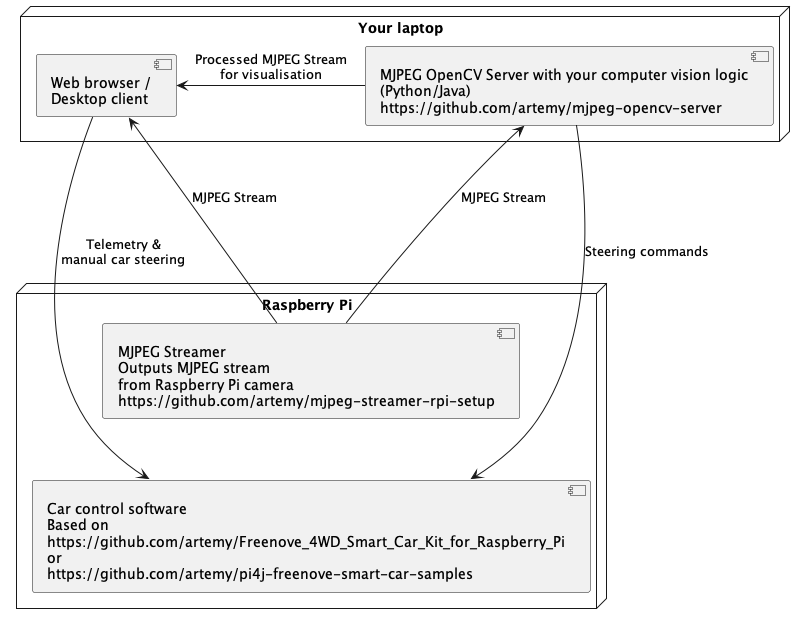
#> input picture setup.png, 805 x 624 px
$ python -i main.py   (imports and definitions only)
#> lines starting #> are read from the running program, lines starting #| are printed output that depends on the picture; after the words box and inside, x2 and y2 are one past the last pixel; in counts of white or black regions, pixels touching at a corner belong together
### mjpeg-opencv-server-python/control.py
from threading import Thread
import time
import requests


class Control:

    def __init__(self, server_url):
        self.server_url = server_url
        self.command = None
        self.command_thread = Thread(target=self.send_command)
        self.command_thread.start()

    def get_sensor_data(self):
        resp = requests.get(url=f'{self.server_url}/sensors')
        return resp.json()

    def set_motors(self, fl, rl, fr, rr):
        data = {'front_left': fl,
                'rear_left': rl,
                'front_right': fr,
                'rear_right': rr}

        self.command = ('motor',data)


    def send_command(self):
        while True:
            try:
                if self.command is not None:
                    resp = requests.post(url=f'{self.server_url}/{self.command[0]}', json=self.command[1])
                    if resp.status_code != 204:
                        print(resp.text)
                    self.command = None
            except:
                pass
            time.sleep(0.1)

### mjpeg-opencv-server-python/main.py
#!/usr/bin/python3
from control import Control
import socketserver
import time
from http.server import BaseHTTPRequestHandler, ThreadingHTTPServer

import cv2
from PIL import Image
import numpy as np
import math


REMOTE_MJPEG_URL = 'http://monsters.local:8000/?action=stream'
REMOTE_CONTROL_URL = 'http://monsters.local:5000'
control = Control(REMOTE_CONTROL_URL)


def correct_img(img):
    img_transf = cv2.cvtColor(img, cv2.COLOR_BGR2HSV)
    img_transf[:, :, 2] = cv2.equalizeHist(img_transf[:, :, 2])
    # [9 lines of commented-out code are left out]
    img = cv2.cvtColor(img_transf, cv2.COLOR_HSV2BGR)
    # [6 lines of commented-out code are left out]
    kernel_size = 5
    grayscale = cv2.cvtColor(img, cv2.COLOR_BGR2GRAY)
    img = cv2.medianBlur(grayscale, kernel_size, 0)

    return img


def detect_edges(img):
    low_t = 180
    high_t = 220
    edges = cv2.Canny(img, low_t, high_t)
    kernel = cv2.getStructuringElement(cv2.MORPH_ELLIPSE, (9, 9))
    dilated = cv2.dilate(edges, kernel, iterations=2)
    dilated = cv2.erode(dilated, kernel, iterations=2)

    return dilated


def mask(img):
    height = img.shape[0]
    width = img.shape[1] - 10
    vertices = np.array([[(-400, height), (100, 150), (300, 150),
                         (width+400, height)]], dtype=np.int32)
    mask = np.zeros_like(img)
    cv2.fillPoly(mask, vertices, 255)
    return cv2.bitwise_and(img, img, mask=mask)


def draw_lines(img, lines, color=[255, 0, 0], thickness=7):
    if lines is None:
        return
    for x1, y1, x2, y2 in lines:
        cv2.line(img, (x1, y1), (x2, y2), color, thickness)


def detect_lines(img):
    rho = 2
    theta = np.pi / 180
    threshold = 100
    min_line_len = 60
    max_line_gap = 20
    lines = cv2.HoughLinesP(img, rho, theta, threshold, np.array(
        []), minLineLength=min_line_len, maxLineGap=max_line_gap)
    left_line = None
    right_line = None
    if lines is not None:
        accepted_range_low = math.tan(math.pi/180*10)
        accepted_range_high = math.tan(math.pi/180*80)
        lines_collection = list(map(lambda x: (x[0],
                                               (x[0][1] - x[0][3]) /
                                               (x[0][0]-x[0][2]),
                                               math.sqrt(
            math.pow(x[0][1] - x[0][3], 2) + math.pow(x[0][0]-x[0][2], 2))), lines))
        lines_collection = list(filter(lambda x: (abs(x[1]) > accepted_range_low and
                                                  abs(x[1]) < accepted_range_high), lines_collection))
        left_lines = list(filter(lambda x: x[1] < 0 and (
            x[0][0] < 200 or x[0][2] < 200), lines_collection))
        right_lines = list(filter(lambda x:  x[1] > 0 and (
            x[0][0] > 200 or x[0][2] > 200), lines_collection))
        if any(left_lines):
            left_line = max(left_lines, key=lambda x: x[2])
        if any(right_lines):
            right_line = min(right_lines, key=lambda x: x[2])

    if left_line is None:
        left_line = ((0, 0, 0, img.shape[0]), 0)
    if right_line is None:
        right_line = ((img.shape[1], 0, img.shape[1], img.shape[0]), 0)
    return [left_line[0], right_line[0]]


def line_intersection(line1, line2):
    xdiff = (line1[0][0] - line1[1][0], line2[0][0] - line2[1][0])
    ydiff = (line1[0][1] - line1[1][1], line2[0][1] - line2[1][1])

    def det(a, b):
        return a[0] * b[1] - a[1] * b[0]

    div = det(xdiff, ydiff)
    if div == 0:
        return None

    d = (det(*line1), det(*line2))
    x = det(d, xdiff) / div
    y = det(d, ydiff) / div
    return x, y


def act(lines):
    left_line = lines[0]
    right_line = lines[1]
    # sensor = control.get_sensor_data()
    # print(sensor)
    int = line_intersection(((left_line[0], left_line[1]), (left_line[2], left_line[3])), ((
        right_line[0], right_line[1]), (right_line[2], right_line[3])))
    if int is None:
        control.set_motors(0, 0, 0, 0)
        print("stop")
        return

    if int[0] < 150:
        control.set_motors(-700, -700, 700, 700)
        print("left")
    elif int[0] > 250:
        control.set_motors(700, 700, -700, -700)
        print("right")
    else:
        control.set_motors(1000, 1000, 1000, 1000)
        print("straight")


def process(img):

    corrected_img = correct_img(img)
    edges = detect_edges(corrected_img)
    masked_img = mask(edges)
    lines = detect_lines(masked_img)
    act(lines)
    draw_lines(img, lines)

    return cv2.hconcat([
        cv2.cvtColor(corrected_img, cv2.COLOR_GRAY2BGR),
        cv2.cvtColor(masked_img, cv2.COLOR_GRAY2BGR),
        img])


class CamHandler(BaseHTTPRequestHandler):
    # [44 lines left out: functions __init__, do_GET, main, not called in this run]


# [2 lines not run here, left out]

>>> import cv2
>>> picture = cv2.imread('../setup.png')
#> picture is the input picture: shape (624, 805, 3); min 0, max 255, mean 240.6
>>> result = process(picture)
#> in correct_img, `img_transf = cv2.cvtColor(img, cv2.COLOR_BGR2HSV)`: img_transf: shape (624, 805, 3); mean H, S, V 0, 0, 240.6
#> in correct_img, `img_transf[:, :, 2] = cv2.equalizeHist(img_transf[:, :, 2])`: img_transf: shape (624, 805, 3); mean H, S, V 0, 0, 194.6
#> in correct_img, `img = cv2.medianBlur(grayscale, kernel_size, 0)`:
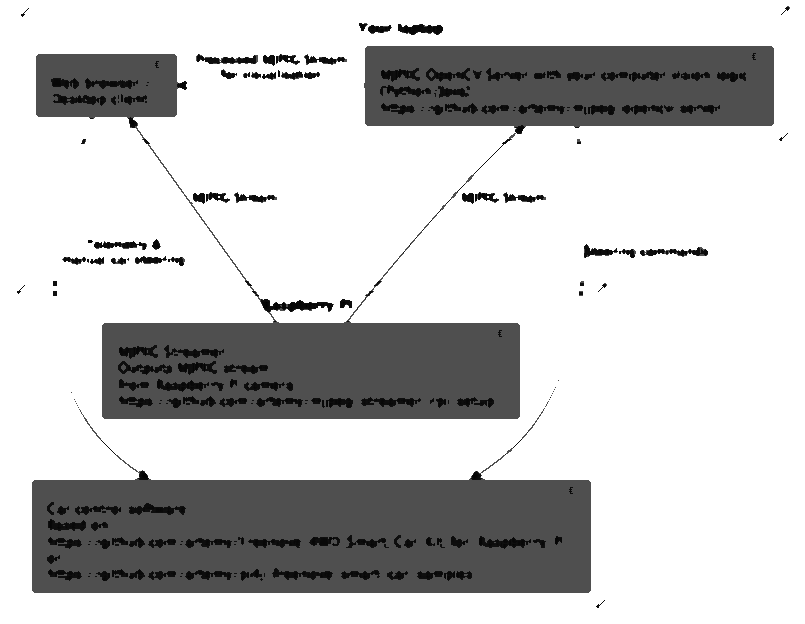
#> img: shape (624, 805); min 0, max 255, mean 199.4
#> in detect_edges, `edges = cv2.Canny(img, low_t, high_t)`:
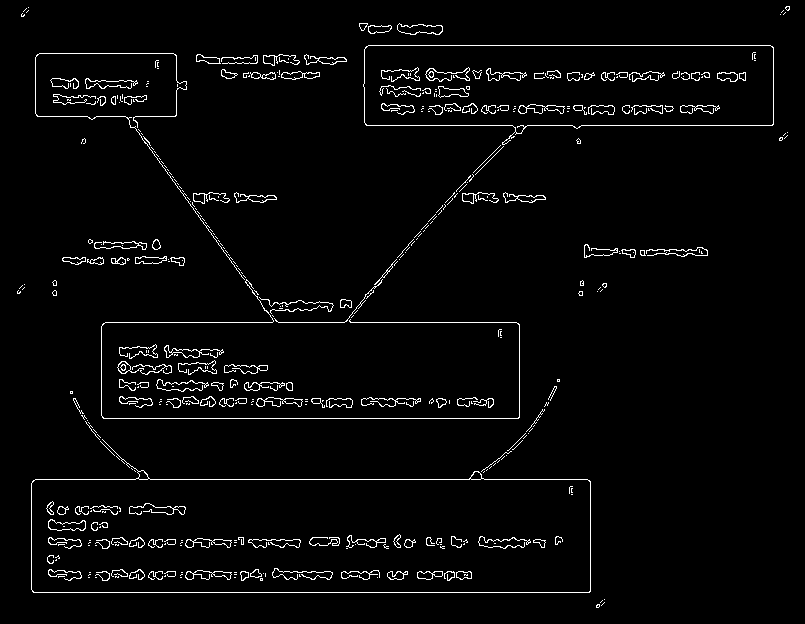
#> edges: shape (624, 805); 3% white in thin lines or dots
#> in detect_edges, `dilated = cv2.dilate(edges, kernel, iterations=2)`:
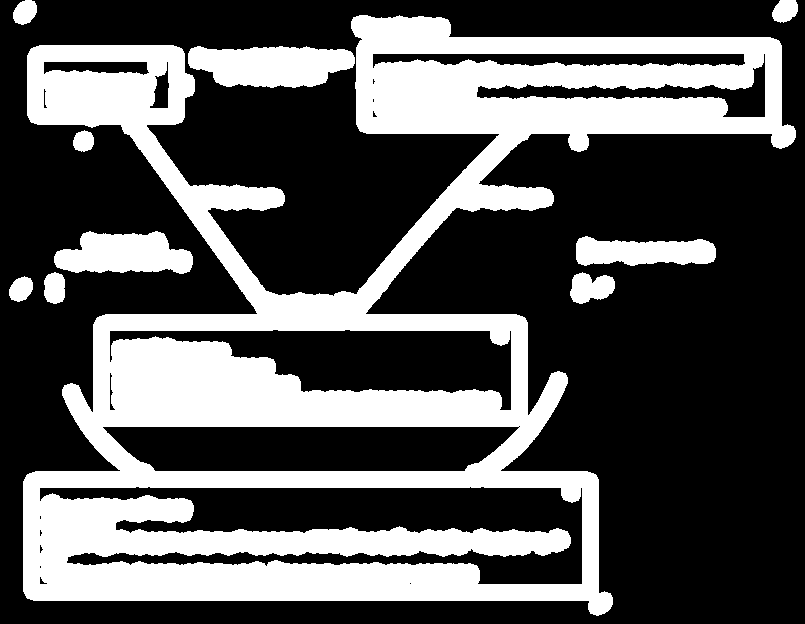
#> dilated: shape (624, 805); 33.1% white; 10 white regions, largest, box (x1, y1, x2, y2) and area: (23, 15, 796, 616) 149959, (188, 46, 355, 88) 5405, (54, 231, 193, 274) 4380
#> in detect_edges, `dilated = cv2.erode(dilated, kernel, iterations=2)`:
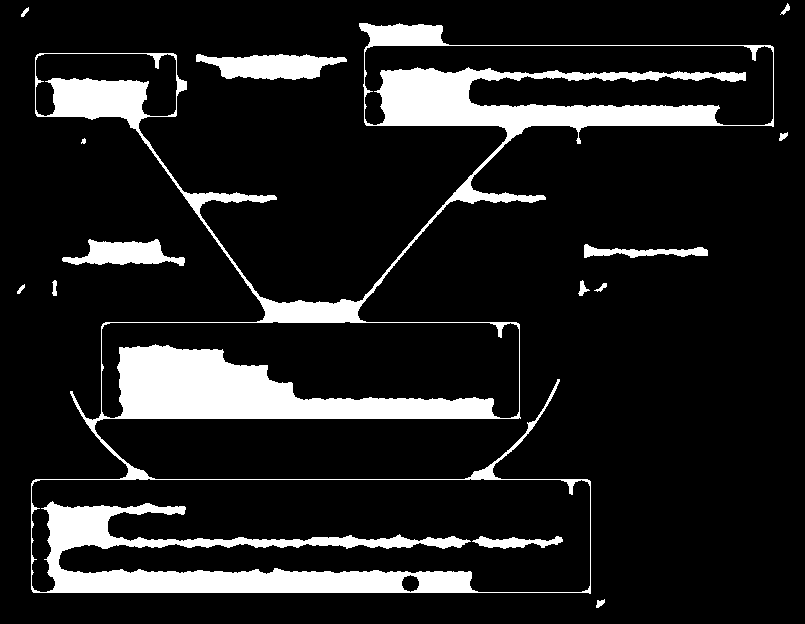
#> dilated: shape (624, 805); 12.6% white; 14 white regions, largest, box (x1, y1, x2, y2) and area: (31, 23, 774, 594) 56809, (196, 54, 347, 80) 2585, (62, 239, 185, 266) 1902
#> in mask, `cv2.fillPoly(mask, vertices, 255)`:
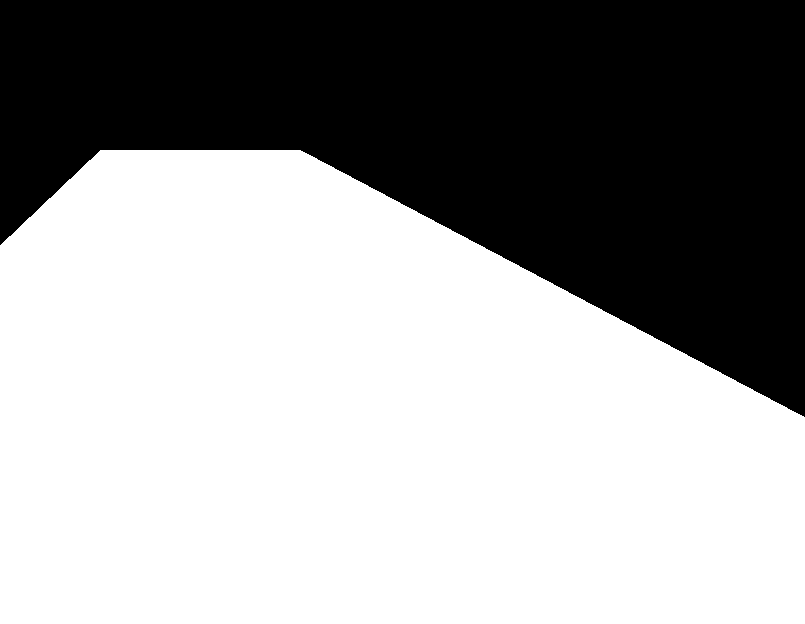
#> mask: shape (624, 805); 61.6% white; 1 black region, box (x1, y1, x2, y2) and area: (0, 0, 805, 417) 192966
#> in mask, `return cv2.bitwise_and(img, img, mask=mask)`:
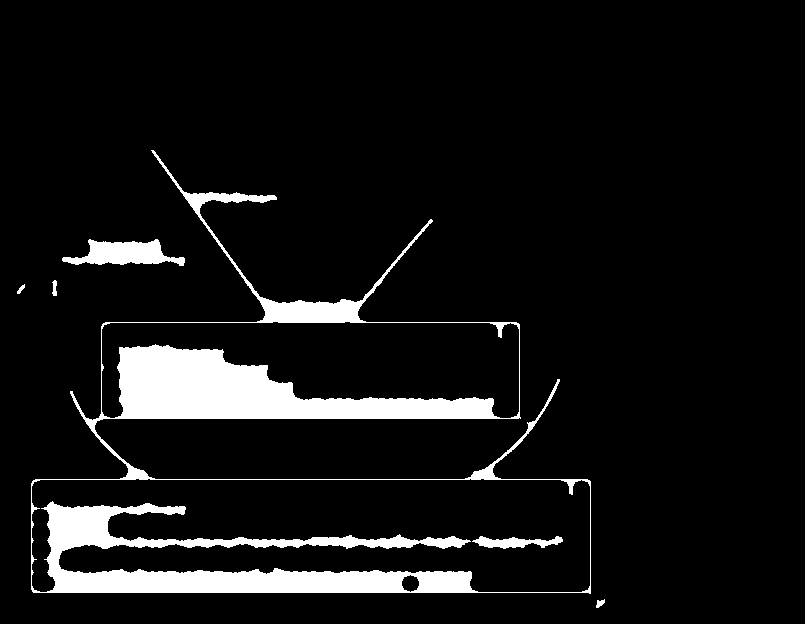
#> returned value: shape (624, 805); 7.8% white; 6 white regions, box (x1, y1, x2, y2) and area: (31, 150, 591, 594) 36684, (62, 239, 185, 266) 1902, (472, 536, 563, 549) 642, (52, 280, 57, 296) 60, (596, 599, 605, 608) 49, (17, 284, 25, 294) 37
#> in detect_lines, `lines = cv2.HoughLinesP(img, rho, theta, threshold, np.array( []), min..`: lines = 144 rows, first 6: [31, 544, 557, 544], [31, 541, 562, 541], [31, 575, 471, 575], [83, 417, 539, 417], [55, 584, 469, 584], [80, 413, 492, 413]
#> in detect_lines, `lines_collection = list(map(lambda x: (x[0], (x[0][1] - x[0][3]) / (x[..`: lines_collection = 144 items, first 6: ([31, 544, 557, 544], 0, 526), ([31, 541, 562, 541], 0, 531), ([31, 575, 471, 575], 0, 440), ([83, 417, 539, 417], 0, 456), ([55, 584, 469, 584], 0, 414), ([80, 413, 492, 413], 0, 412)
#> in detect_lines, `lines_collection = list(filter(lambda x: (abs(x[1]) > accepted_range_l..`: lines_collection = 7 items
#> in detect_lines, `left_lines = list(filter(lambda x: x[1] < 0 and ( x[0][0] < 200 or x[0..`: left_lines = [([31, 573, 110, 507], -0.835, 102.9)]
#> in detect_lines, `right_lines = list(filter(lambda x:  x[1] > 0 and ( x[0][0] > 200 or x..`: right_lines = [([153, 150, 273, 321], 1.43, 208.9), ([151, 150, 275, 321], 1.38, 211.2), ([258, 296, 337, 321], 0.316, 82.86), ([155, 152, 276, 319], 1.38, 206.2)]
#> in detect_lines, `left_line = max(left_lines, key=lambda x: x[2])`: left_line = ([31, 573, 110, 507], -0.835, 102.9)
#> in detect_lines, `right_line = min(right_lines, key=lambda x: x[2])`: right_line = ([258, 296, 337, 321], 0.316, 82.86)
#> in process, `lines = detect_lines(masked_img)`: lines = [[31, 573, 110, 507], [258, 296, 337, 321]]
#> in act, `left_line = lines[0]`: left_line = [31, 573, 110, 507]
#> in act, `right_line = lines[1]`: right_line = [258, 296, 337, 321]
#> in act, `int = line_intersection(((left_line[0], left_line[1]), (left_line[2], ..`: int = (333.8, 320)
#> the loop in draw_lines, `for x1, y1, x2, y2 in lines:` made 2 passes
#> in process, `return cv2.hconcat([ cv2.cvtColor(corrected_img, cv2.COLOR_GRAY2BGR), ..`:
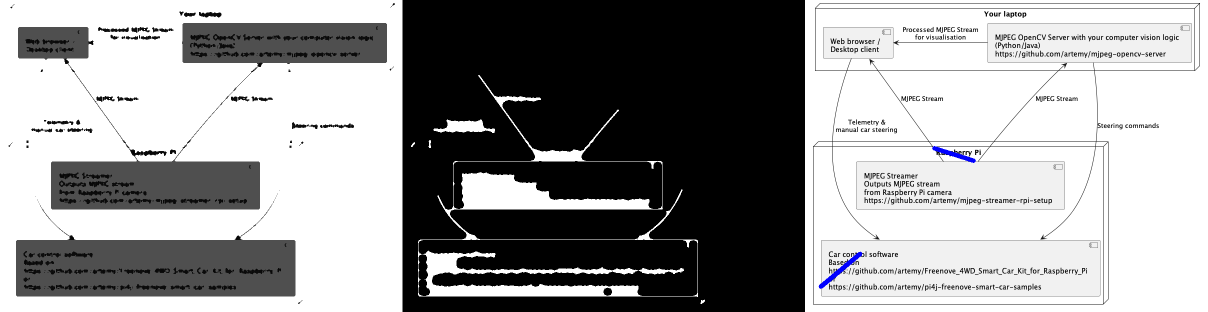
#> returned value: shape (624, 2415, 3) (shown at 1/2 size); mean of channels 0, 1, 2 153.4, 153.1, 153.1; drawn as B, G, R
